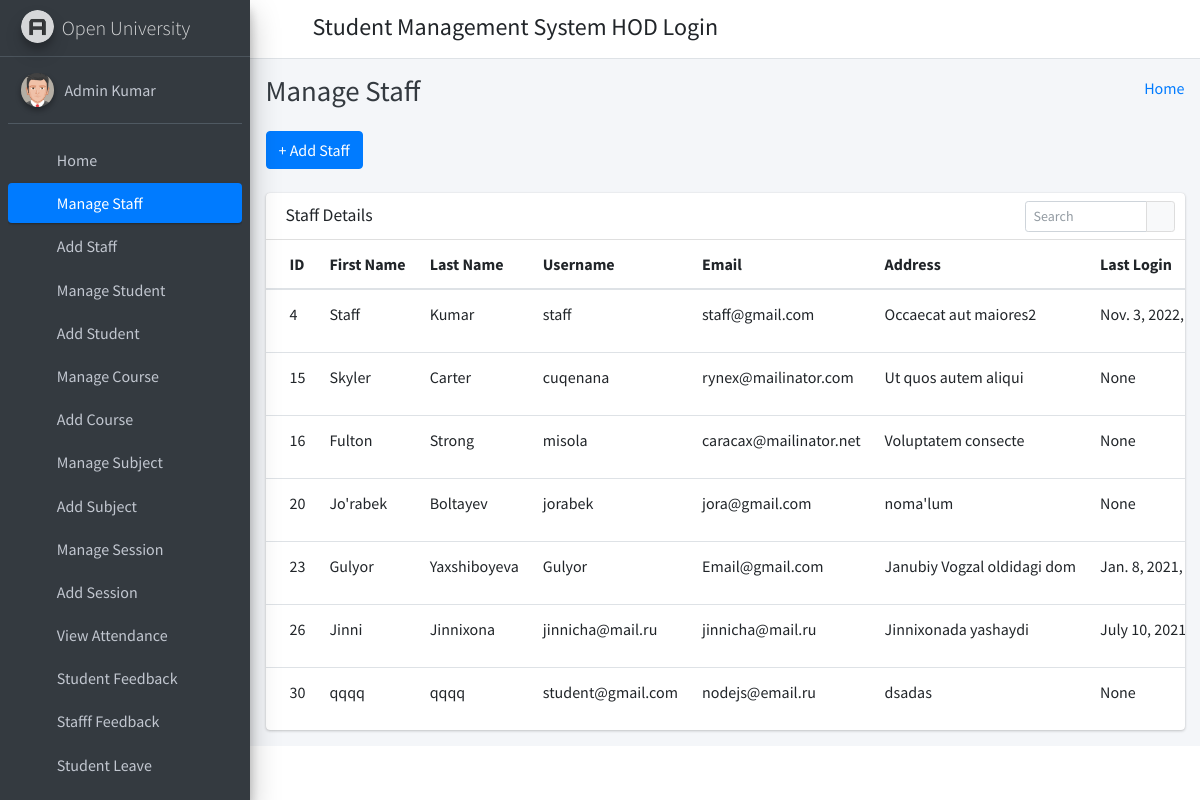
The app's page /manage_staff/ (signed in) with its own data.
### student_management_app/models.py (models this page shows)
class CustomUser(AbstractUser):
    user_type_data = ((1, "HOD"), (2, "Staff"), (3, "Student"))
    user_type = models.CharField(default=1, choices=user_type_data, max_length=10)

class Staffs(models.Model):
    id = models.AutoField(primary_key=True)
    admin = models.OneToOneField(CustomUser, on_delete = models.CASCADE)
    address = models.TextField()
    created_at = models.DateTimeField(auto_now_add=True)
    updated_at = models.DateTimeField(auto_now=True)
    objects = models.Manager()

### student_management_app/HodViews.py (the view)
# urls.py: path('manage_staff/', HodViews.manage_staff, name="manage_staff"),
def manage_staff(request):
    staffs = Staffs.objects.all()
    context = {
        "staffs": staffs
    }
    return render(request, "hod_template/manage_staff_template.html", context)

### student_management_app/LoginCheckMiddleWare.py (called while the page is built, shortened)
    def process_view(self, request, view_func, view_args, view_kwargs):
        modulename = view_func.__module__
        user = request.user
        if user.is_authenticated:
            if user.user_type == "1":
                if modulename == "student_management_app.HodViews":
                    pass
                elif modulename == "student_management_app.views" or modulename == "django.views.static":
                    pass
                else:
                    return redirect("admin_home")
            else:
                return redirect("login")
        else:
            if request.path == reverse("login") or request.path == reverse("doLogin"):
                pass
            else:
                return redirect("login")

### student_management_app/templates/hod_template/manage_staff_template.html (shortened to what this page needs)
{% extends 'hod_template/base_template.html' %}
{% block page_title %}
    Manage Staff
{% endblock page_title %}
{% block main_content %}
{% load static %}
<section class="content">
        <div class="container-fluid">
            <a class="btn btn-primary" href="{% url 'add_staff' %}" role="button">+ Add Staff</a> <br/>&nbsp;
            <div class="row">
                <div class="col-md-12">
                    <div class="card">
                        <div class="card-header">
                            <h3 class="card-title">Staff Details</h3>
                            <div class="card-tools">
                            <div class="input-group input-group-sm" style="width: 150px;">
                                <input type="text" name="table_search" class="form-control float-right" placeholder="Search">
                                <div class="input-group-append">
                                <button type="submit" class="btn btn-default"><i class="fas fa-search"></i></button>
                                </div>
                            </div>
                            </div>
                        </div>
                        <div class="card-body table-responsive p-0">
                            <table class="table table-hover text-nowrap">
                            <thead>
                                <tr>
                                <th>ID</th>
                                <th>First Name</th>
                                <th>Last Name</th>
                                <th>Username</th>
                                <th>Email</th>
                                <th>Address</th>
                                <th>Last Login</th>
                                </tr>
                            </thead>
                            <tbody>
                                {% for staff in staffs %}
                                <tr>
                                <td>{{ staff.admin.id }}</td>
                                <td>{{ staff.admin.first_name }}</td>
                                <td>{{ staff.admin.last_name }}</td>
                                <td>{{ staff.admin.username }}</td>
                                <td>{{ staff.admin.email }}</td>
                                <td>{{ staff.address }}</td>
                                <td>{{ staff.admin.last_login }}</td>
                                </tr>
                                {% endfor %}
                            </tbody>
                            </table>
                        </div>
                        </div>
                </div>
            </div>
        </div>
      </section>
  {% endblock main_content %}

### student_management_app/templates/hod_template/sidebar_template.html (shortened to what this page needs)
{% load static %}
<aside class="main-sidebar sidebar-dark-primary elevation-4">
      <a href="{% url 'admin_home' %}" class="brand-link">
        <img src="{% static 'dist/img/AdminLTELogo.png' %}" alt="AdminLTE Logo" class="brand-image img-circle elevation-3"
            style="opacity: .8">
        <span class="brand-text font-weight-light">Open University</span>
      </a>
      <div class="sidebar">
        <div class="user-panel mt-3 pb-3 mb-3 d-flex">
          <div class="image">
            <img src="{% static 'dist/img/user2-160x160.jpg' %}" class="img-circle elevation-2" alt="User Image">
          </div>
          <div class="info">
            <a href="{% url 'admin_profile' %}" class="d-block">{{ user.first_name }} {{ user.last_name }}</a>
          </div>
        </div>
        <nav class="mt-2">
          <ul class="nav nav-pills nav-sidebar flex-column" data-widget="treeview" role="menu" data-accordion="false">
            <li class="nav-item">
              {% url 'admin_home' as admin_home %}
              <a href="{{ admin_home }}" class="nav-link {% if request.path == admin_home %} active {% endif %}">
                <i class="nav-icon fas fa-tachometer-alt"></i>
                <p>
                  Home
                </p>
              </a>
            </li>
            <li class="nav-item">
              {% url 'manage_staff' as manage_staff %}
              {% url 'edit_staff' staff_id=id as edit_staff %}
              <a href="{{ manage_staff }}" class="nav-link {% if request.path == manage_staff %} active {% endif %} {% if request.path == edit_staff %} active {% endif %}">
                <i class="nav-icon fas fa-chalkboard-teacher"></i>
                <p>
                  Manage Staff
                </p>
              </a>
            </li>
            <li class="nav-item">
              {% url 'add_staff' as add_staff %}
              <a href="{{ add_staff }}" class="nav-link {% if request.path == add_staff %} active {% endif %}">
                <i class="nav-icon fas fa-th"></i>
                <p>
                  Add Staff
                </p>
              </a>
            </li>
            <li class="nav-item">
              {% url 'manage_student' as manage_student %}
              {% url 'edit_student' student_id=id as edit_student %}
              <a href="{{ manage_student }}" class="nav-link {% if request.path == manage_student %} active {% endif %} {% if request.path == edit_student %} active {% endif %}">
                <i class="nav-icon fas fa-user-graduate"></i>
                <p>
                  Manage Student
                </p>
              </a>
            </li>
            <li class="nav-item">
              {% url 'add_student' as add_student %}
              <a href="{{ add_student }}" class="nav-link {% if request.path == add_student %} active {% endif %}">
                <i class="nav-icon fas fa-th"></i>
                <p>
                  Add Student
                </p>
              </a>
            </li>
            <li class="nav-item">
              {% url 'manage_course' as manage_course %}
              {% url 'edit_course' course_id=id as edit_course %}
              <a href="{{ manage_course }}" class="nav-link {% if request.path == manage_course %} active {% endif %} {% if request.path == edit_course %} active {% endif %}">
                <i class="nav-icon fas fa-chalkboard"></i>
                <p>
                  Manage Course
                </p>
              </a>
            </li>
            <li class="nav-item">
            {% url 'add_course' as add_course %}
              <a href="{{ add_course }}" class="nav-link {% if request.path == add_course %} active {% endif %}">
                <i class="nav-icon fas fa-th"></i>
                <p>
                  Add Course
                </p>
              </a>
            </li>
            <li class="nav-item">
              {% url 'manage_subject' as manage_subject %}
              {% url 'edit_subject' subject_id=id as edit_subject %}
              <a href="{{ manage_subject }}" class="nav-link {% if request.path == manage_subject %} active {% endif %} {% if request.path == edit_subject %} active {% endif %}">
                <i class="nav-icon fas fa-book"></i>
                <p>
                  Manage Subject
                </p>
              </a>
            </li>
            <li class="nav-item">
              {% url 'add_subject' as add_subject %}
              <a href="{{ add_subject }}" class="nav-link {% if request.path == add_subject %} active {% endif %}">
                <i class="nav-icon fas fa-th"></i>
                <p>
                  Add Subject
                </p>
              </a>
            </li>
            <li class="nav-item">
              {% url 'manage_session' as manage_session %}
              {% url 'edit_session' session_id=id as edit_session %}
              <a href="{{ manage_session }}" class="nav-link {% if request.path == manage_session %} active {% endif %} {% if request.path == edit_session %} active {% endif %}">
                <i class="nav-icon fas fa-graduation-cap"></i>
                <p>
                  Manage Session
                </p>
              </a>
            </li>
            <li class="nav-item">
              {% url 'add_session' as add_session %}
              <a href="{{ add_session }}" class="nav-link {% if request.path == add_session %} active {% endif %}">
                <i class="nav-icon fas fa-th"></i>
                <p>
                  Add Session
                </p>
              </a>
            </li>
            <li class="nav-item">
              {% url 'admin_view_attendance' as admin_view_attendance %}
              <a href="{{ admin_view_attendance }}" class="nav-link {% if request.path == admin_view_attendance %} active {% endif %}">
                <i class="nav-icon fas fa-calendar-alt"></i>
                <p>
                  View Attendance
                </p>
              </a>
            </li>
            <li class="nav-item">
              {% url 'student_feedback_message' as student_feedback_message %}
              <a href="{{ student_feedback_message }}" class="nav-link {% if request.path == student_feedback_message %} active {% endif %}">
                <i class="nav-icon fas fa-th"></i>
                <p>
                  Student Feedback
                </p>
              </a>
            </li>
            <li class="nav-item">
              {% url 'staff_feedback_message' as staff_feedback_message %}
              <a href="{{ staff_feedback_message }}" class="nav-link {% if request.path == staff_feedback_message %} active {% endif %}">
                <i class="nav-icon fas fa-th"></i>
                <p>
                  Stafff Feedback
                </p>
              </a>
            </li>
            <li class="nav-item">
              {% url 'student_leave_view' as student_leave_view %}
              <a href="{{ student_leave_view }}" class="nav-link {% if request.path == student_leave_view %} active {% endif %}">
                <i class="nav-icon fas fa-th"></i>
                <p>
                  Student Leave
                </p>
              </a>
            </li>
            <li class="nav-item">
              {% url 'staff_leave_view' as staff_leave_view %}
              <a href="{{ staff_leave_view }}" class="nav-link {% if request.path == staff_leave_view %} active {% endif %}">
                <p>
                </p>
              </a>
            </li>
          </ul>
        </nav>
      </div>
    </aside>

### records on screen
CustomUser: first_name "Admin", last_name "Kumar"
Staffs: admin.id "4", admin.first_name "Staff", admin.last_name "Kumar", admin.username "staff", admin.email "staff@gmail.com", address "Occaecat aut maiores2", admin.last_login "Nov. 3, 2022,…"
Staffs: admin.id "15", admin.first_name "Skyler", admin.last_name "Carter", admin.username "cuqenana", admin.email "rynex@mailinator.com", address "Ut quos autem aliqui", admin.last_login "None"
Staffs: admin.id "16", admin.first_name "Fulton", admin.last_name "Strong", admin.username "misola", admin.email "caracax@mailinator.net", address "Voluptatem consecte", admin.last_login "None"
Staffs: admin.id "20", admin.first_name "Jo'rabek", admin.last_name "Boltayev", admin.username "jorabek", admin.email "jora@gmail.com", address "noma'lum", admin.last_login "None"
Staffs: admin.id "23", admin.first_name "Gulyor", admin.last_name "Yaxshiboyeva", admin.username "Gulyor", admin.email "Email@gmail.com", address "Janubiy Vogzal oldidagi dom", admin.last_login "Jan. 8, 2021,…"
Staffs: admin.id "26", admin.first_name "Jinni", admin.last_name "Jinnixona", admin.username "jinnicha@mail.ru", admin.email "jinnicha@mail.ru", address "Jinnixonada yashaydi", admin.last_login "July 10,…"
Staffs: admin.id "30", admin.first_name "qqqq", admin.last_name "qqqq", admin.username "student@gmail.com", admin.email "nodejs@email.ru", address "dsadas", admin.last_login "None"
